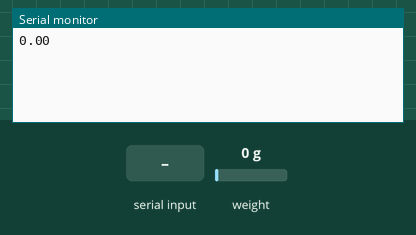
A sketch run on a simulated Arduino Uno, built with avr-gcc and run on an emulated ATmega328P. Shown: the last lines printed to the serial monitor. Inputs (shaded band) come from the test bench; at power-on: weight on the scale 0 g.

Above: at 2.2 s.
2.3 s: "90,45\n" received over Serial
At 3.11 s:
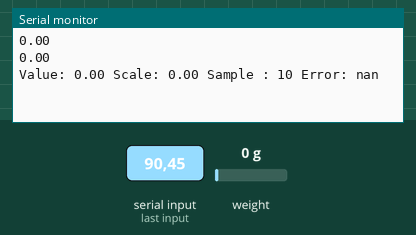
5.0 s: weight on the scale set to 100 g
At 5.6 s:
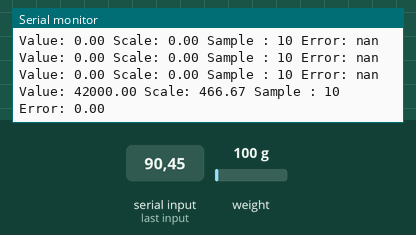
7.6 s: "30,150\n" received over Serial
At 8.5 s:
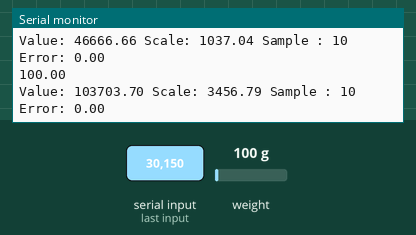
9.1 s: weight on the scale set to 1250 g
At 10.8 s:
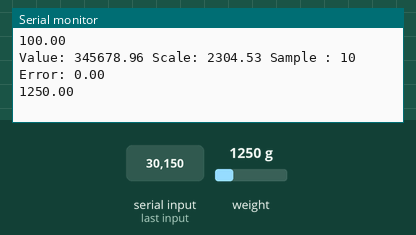
Timing chart, 0 to 11.6 s (numbered marks = the images above; inputs shaded):
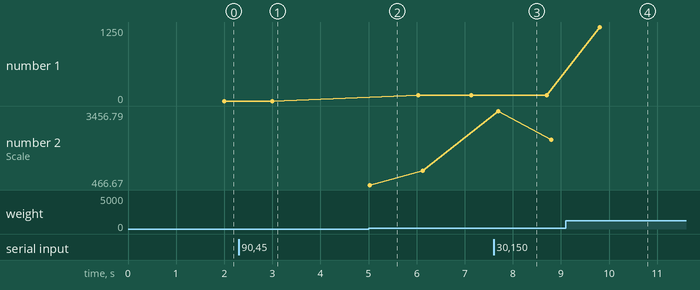

The sketch:

calibrator.ino
```cpp
/*
 * circuits4you.com
 * 2016 November 25
 * Load Cell HX711 Module Interface with Arduino to measure weight in Kgs
 Arduino
 pin
 2 -> HX711 CLK
 3 -> DOUT
 5V -> VCC
 GND -> GND

 Most any pin on the Arduino Uno will be compatible with DOUT/CLK.
 The HX711 board can be powered from 2.7V to 5V so the Arduino 5V power should be fine.
*/

#include "HX711.h"  //You must have this library in your arduino library folder


HX711 celda(A0, A1);
int sample = 10;
float scale = 7.0f;
//=============================================================================================
//                         SETUP
//=============================================================================================
void setup() {

  Serial.begin(115200);
  celda.set_scale();
  celda.tare();
}

//=============================================================================================
//                         LOOP
//=============================================================================================
void loop() {

  Serial.println(abs(celda.get_units(10)));
  if(Serial.available()> 0 ) {
    float pesoMaestro = Serial.parseFloat();
   if(pesoMaestro > 2 ) {
    float error = 1;


    while(!(error <= 0.00001)){

      float valorLeido = celda.get_value();
      scale = (valorLeido/pesoMaestro);
      celda.set_scale(scale);
      error = abs((pesoMaestro-(valorLeido/scale)))/pesoMaestro;

      Serial.print("Value: ");
      Serial.print(valorLeido);
      Serial.print(" Scale: ");
      Serial.print(scale);
      Serial.print(" Sample : ");
      Serial.print(sample);
      Serial.print(" Error: ");
      Serial.print(error);
      Serial.println();

    }
   } else {
      celda.tare();
    }
  }


}
//=============================================================================================
```

Measured:
- after the input at 2.3 s, the serial monitor: prints a new line after 0.80 s (image 1)
- after the input at 5.0 s, the serial monitor: prints a new line at once (image 2)
- after the input at 7.6 s, the serial monitor: prints a new line after 0.10 s (image 3)
- after the input at 9.1 s, the serial monitor: prints a new line after 0.71 s (image 4)
- plotted number 1: 0 → 100 after the input at 5.0 s, 100 → 1250 after the input at 9.1 s
- plotted number 2: 1037.04 → 2304.53 after the input at 7.6 s
